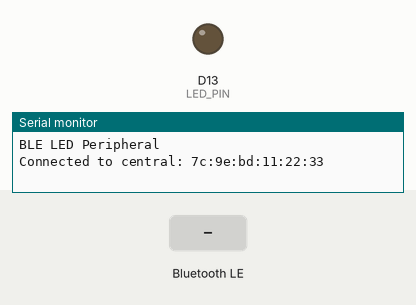
The sketch below on a simulated Arduino Nano 33 IoT. Shown: output pins drawn as LEDs (lit = HIGH), the last lines printed to the serial monitor. The test bench sets the inputs (shaded band). Nothing arrives over Bluetooth unless stated; a phone connects over Bluetooth LE 3 s after start.

Above: at 3.8 s.
3.9 s: Bluetooth LE write "1" received
At 5.0 s:
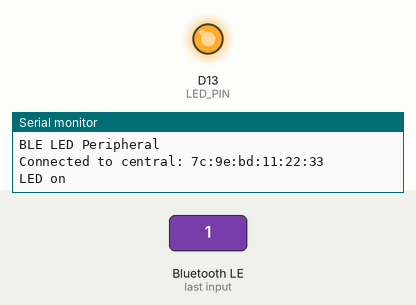
5.4 s: Bluetooth LE write "0" received
At 6.1 s:
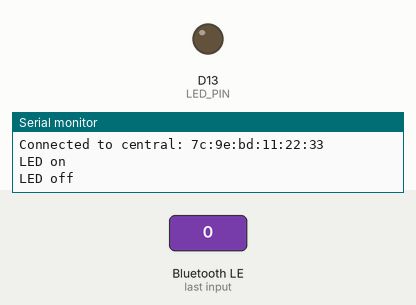
6.9 s: Bluetooth LE write "2" received
At 7.3 s:
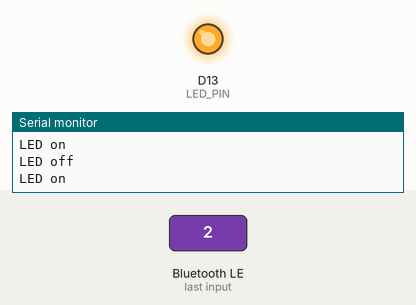
Timing chart, 0 to 9.9 s (numbered marks = the images above; inputs shaded):
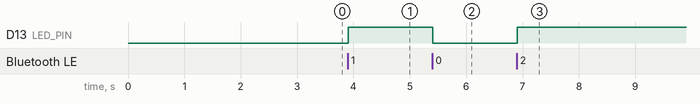

The sketch:

bluetooth_ledcontrol.ino
```cpp
#include <ArduinoBLE.h>

const int LED_PIN = LED_BUILTIN;

BLEService ledService("19B10000-E8F2-537E-4F6C-D104768A1214"); // create service
BLEUnsignedCharCharacteristic switchCharacteristic("19B10001-E8F2-537E-4F6C-D104768A1214", BLERead | BLEWrite); // create switch characteristic

bool ledState = false;

void setup() {
  Serial.begin(9600);
  while (!Serial);

  // initialize LED digital pin as an output.
  pinMode(LED_PIN, OUTPUT);

  // start BLE
  if (!BLE.begin()) {
    Serial.println("starting BLE failed!");
    while (1);
  }

  // set the local name peripheral advertises
  BLE.setLocalName("LED Control");

  // add the service and characteristic
  BLE.addService(ledService);
  ledService.addCharacteristic(switchCharacteristic);

  // set the initial value for the characeristic
  switchCharacteristic.writeValue(0);

  // start advertising
  BLE.advertise();

  Serial.println("BLE LED Peripheral");
}

void loop() {
  // listen for BLE peripherals to connect:
  BLEDevice central = BLE.central();

  // if a central is connected to peripheral
  if (central) {
    Serial.print("Connected to central: ");
    Serial.println(central.address());

    // while the central is still connected to peripheral
    while (central.connected()) {
      // if the remote device wrote to the characteristic,
      // use the value to control the LED:
      if (switchCharacteristic.written()) {
        if (switchCharacteristic.value()) {   // any value other than 0
          Serial.println("LED on");
          ledState = true;
        } else {                              // a 0 value
          Serial.println(F("LED off"));
          ledState = false;
        }
      }

      // update the LED pin
      digitalWrite(LED_PIN, ledState);

      delay(10); // delay to not spam the peripheral
    }

    // when the central disconnects, print it out:
    Serial.print(F("Disconnected from central: "));
    Serial.println(central.address());
  }
}
```

Measured:
- after the input at 3.9 s, D13 (LED_PIN): LOW → HIGH at once
- after the input at 5.4 s, D13 (LED_PIN): HIGH → LOW at once
- after the input at 6.9 s, D13 (LED_PIN): LOW → HIGH at once
